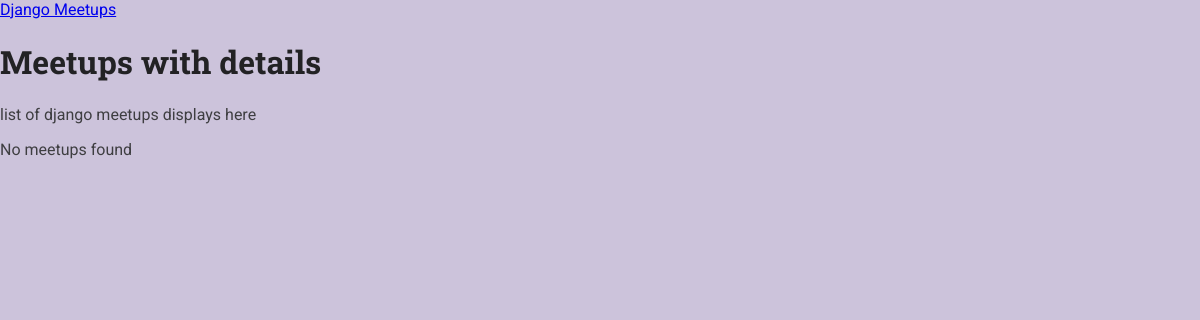
Before: /meetups/slug-shell with the older database file.
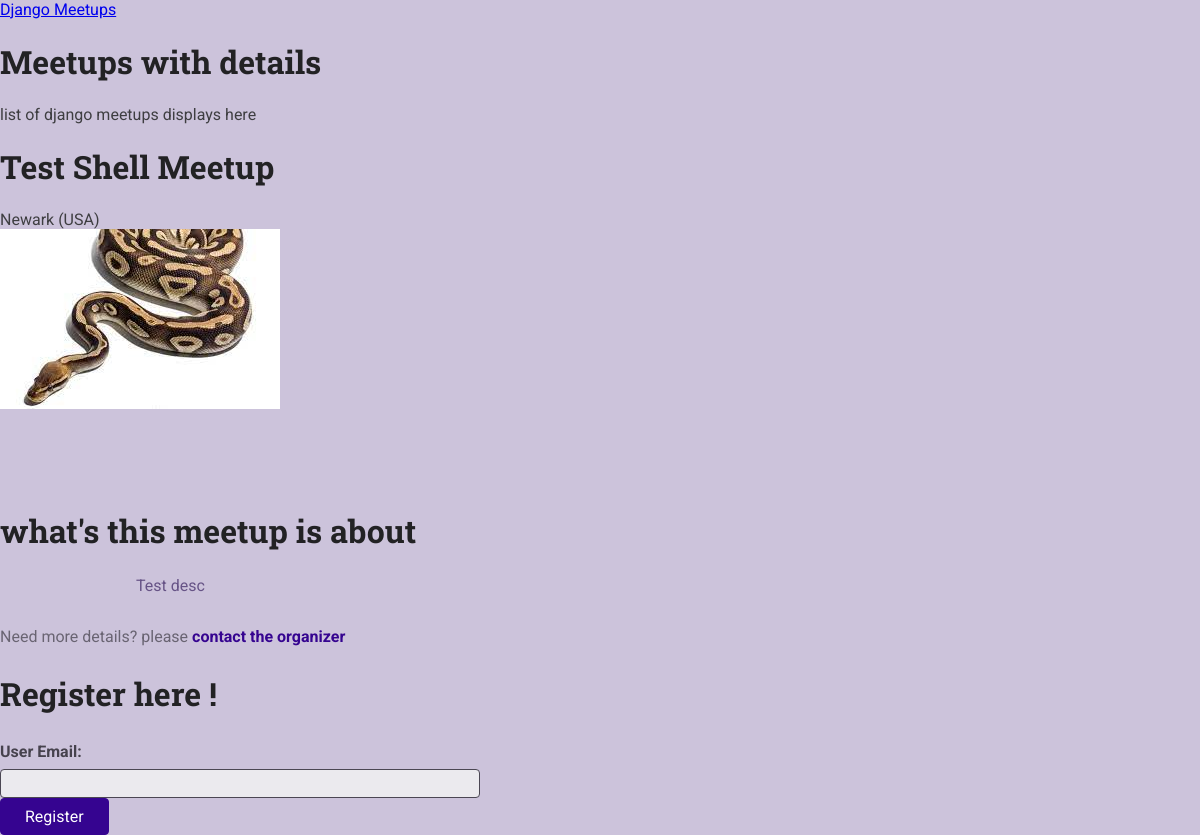
After: the same page with the newer database file.
### meetups/models.py (models this page shows, shortened)
class Meetup(models.Model):
    title = models.CharField(max_length=200)
    slug = models.SlugField(unique=True, null=True)
    description = models.TextField(null=True)
    image = models.ImageField(upload_to='images', null=True)
    location = models.ForeignKey(Location, on_delete=models.CASCADE)
    email = models.ManyToManyField(Participant, blank=True, null=True)
    organizeremail = models.EmailField()
    date = models.DateField()

class Location(models.Model):
    name = models.CharField(max_length=100)
    address = models.CharField(max_length=200)
    def __str__(self) -> str:
        return f'{self.name} ({self.address})'

### meetups/views.py (the view, shortened to what this page needs)
# urls.py: path('meetups/<slug:meetup_slug>', views.meetup_details, name='meetup-details'),
def meetup_details(request, meetup_slug):
    try:
      selected_meetup =  Meetup.objects.get(slug=meetup_slug)
      if request.method == "GET":
        registration_form = RegistrationForm()
      return render(request, 'meetups/meetup-detail.html', {
          'meetups_found': True,
          'meetup_detail': selected_meetup,
          'form': registration_form
        })
    except Exception as ex:
       print(ex)
       return render(request, 'meetups/meetup-detail.html', {
          'meetups_found': False
    })

### meetups/forms.py
class RegistrationForm(forms.Form):
    email = forms.EmailField(label='User Email')

### meetups/templates/meetups/meetup-detail.html (shortened to what this page needs)
{% extends 'meetups/layouts/main-layout.html' %}
{% load static %}
    {% block css %}
    <link rel="stylesheet" href="{% static '/meetups/styles/meetup-detail.css' %}">
    {% endblock %}
        {% block main_content %}
        {% if meetups_found %}
        <div class="meetup-details">
            <h1>{{meetup_detail.title}}</h1>
            <div class="meetup-summary">
                {{meetup_detail.location}}
            </div>
            <div class="meetup-image">
                <img src="{{meetup_detail.image.url}}" alt="{{meetup_detail.title}}">
            </div>
        </div>
        <section id="details">
            <h2>what's this meetup is about</h2>
            <p>{{meetup_detail.description}}</p>
            <footer>
                <p>Need more details? please <a href="mailto:{{ meetup_detail.organizeremail}}"> contact the organizer </a> </a> </p>
            </footer>
        </section>
        <section id="registration">
            <h2> Register here ! </h2>
            <form action="{% url 'meetup-details' meetup_detail.slug %}" method="post">
                <ul>
                    {{form.as_ul}}
                </ul>
                <div>
                    <button name="Register">Register</button>
                </div>
            </form>
        </section>
        {% else %}
        <p> No meetups found </p>
        {% endif %}
        {% endblock %}

### meetups/templates/meetups/layouts/main-layout.html (shortened to what this page needs)
{% load static %}
<!DOCTYPE html>
<html lang="en">
<head>
    <link rel="stylesheet" href="{% static 'meetups/styles/base.css' %}">
    {% block css %}    {% endblock %}
</head>
<body>
    <header class="meetups-header">
        <nav><a href="/meetups">Django Meetups</a></nav>
        <h1>Meetups with details</h1>
        <p>list of django meetups displays here</p>
    </header>
    <main>
        {% block main_content %}         {% endblock %}
    </main>
</body>
</html>

### meetups/static/meetups/styles/base.css (style rules this page uses)
* { box-sizing: border-box; }
body { font-family: 'Roboto', sans-serif; margin: 0; background-color: #ccc3db; color: #3e3e41; }
h1, h2, h3 { font-family: 'Roboto Slab', sans-serif; color: #222224; }
button, .btn { cursor: pointer; font: inherit; padding: 0.5rem 1.5rem; background-color: #350490; border: 1px solid #350490; color: white; border-radius: 4px; text-decoration: none; }

Changed rows visible on the page:
added Meetup: title "Test Shell Meetup", location "Newark (USA)", image (picture), description "Test desc"
Other visible differences:
text no longer shown: "No meetups found"
text now shown: "what's this meetup is about Need more details? please contact the organizer Register here ! User Email: Register"
